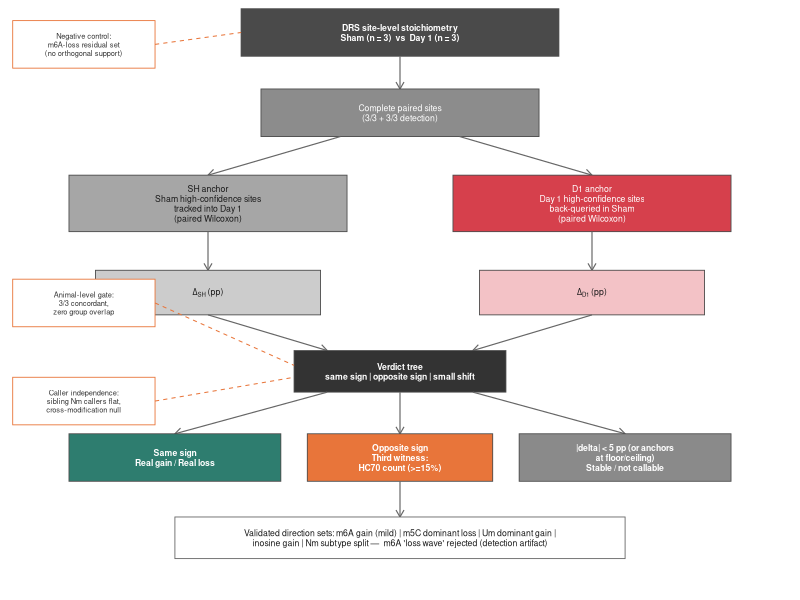
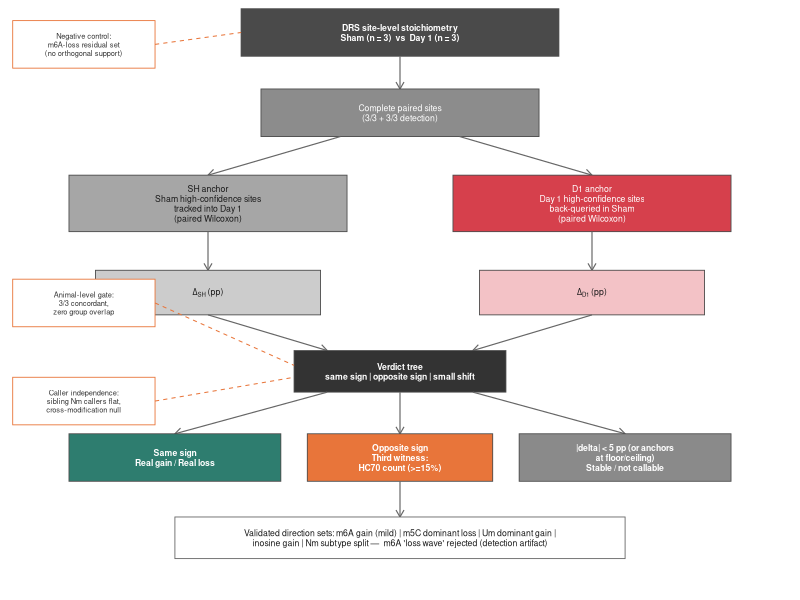

Generate these figures, in order, with R:
# =============================================================================
# Arbitration flow schematic (supplement candidate)
# 2026-09-27 — one-page visual summary of the dual-anchor arbitration framework:
# input -> complete paired sites -> two anchors -> verdict tree -> outputs,
# with the three robustness gates shown as side checkpoints.
# English labels (submission-ready). Arial 7pt-ish, cairo_pdf.
# Output: output/FigSX_Arbitration_Flow.{pdf,png}
# =============================================================================
Sys.setlocale("LC_ALL", "C.utf8")
suppressPackageStartupMessages(library(ggplot2))

out_dir <- "/mnt/d/desktop/DRS/DRS_TechShowcase/fig3_8mod_spatial/output"

# palette
c_in   <- "#4A4A4A"  # input grey (Sham canonical)
c_d1   <- "#D6404C"  # Day1 canonical red
c_gain <- "#D6404C"
c_loss <- "#2E7D6F"
c_stab <- "#8A8A8A"
c_gate <- "#E8753A"  # Day3 orange for side gates
c_bg   <- "white"

box <- function(x0, x1, y0, y1, label, fill, col = "grey30", tc = "white",
                size = 2.2, bold = FALSE) {
  list(
    annotate("rect", xmin = x0, xmax = x1, ymin = y0, ymax = y1,
             fill = fill, color = col, linewidth = 0.3),
    annotate("text", x = (x0 + x1) / 2, y = (y0 + y1) / 2, label = label,
             color = tc, size = size, fontface = if (bold) "bold" else "plain",
             lineheight = 0.95)
  )
}
arrow <- function(x0, y0, x1, y1, col = "grey40", curved = 0) {
  annotate("segment", x = x0, y = y0, xend = x1, yend = y1, color = col,
           linewidth = 0.4, arrow = grid::arrow(length = unit(0.08, "inches")))
}

p <- ggplot() +
  coord_cartesian(xlim = c(0, 12), ylim = c(0, 10), expand = FALSE) +

  # ---- main vertical flow ---------------------------------------------------
  box(3.6, 8.4, 9.1, 9.9,
      "DRS site-level stoichiometry\nSham (n = 3)  vs  Day 1 (n = 3)",
      c_in, bold = TRUE) +
  arrow(6, 9.1, 6, 8.55) +
  box(3.9, 8.1, 7.75, 8.55,
      "Complete paired sites\n(3/3 + 3/3 detection)",
      "grey55") +
  arrow(5.1, 7.75, 3.1, 7.1) +
  arrow(6.9, 7.75, 8.9, 7.1) +

  # two anchors
  box(1.0, 5.2, 6.15, 7.1,
      "SH anchor\nSham high-confidence sites\ntracked into Day 1\n(paired Wilcoxon)",
      "grey65", tc = "grey10") +
  box(6.8, 11.0, 6.15, 7.1,
      "D1 anchor\nDay 1 high-confidence sites\nback-queried in Sham\n(paired Wilcoxon)",
      c_d1, tc = "white") +
  arrow(3.1, 6.15, 3.1, 5.5) +
  arrow(8.9, 6.15, 8.9, 5.5) +

  # deltas converge
  box(1.4, 4.8, 4.75, 5.5, expression(Delta[SH]~"(pp)"), "grey80", tc = "grey10") +
  box(7.2, 10.6, 4.75, 5.5, expression(Delta[D1]~"(pp)"), "#f3c2c6", tc = "grey10") +
  arrow(3.1, 4.75, 4.9, 4.15) +
  arrow(8.9, 4.75, 7.1, 4.15) +

  # verdict tree
  box(4.4, 7.6, 3.45, 4.15,
      "Verdict tree\nsame sign | opposite sign | small shift",
      "grey20", bold = TRUE) +

  arrow(4.9, 3.45, 2.6, 2.75) +
  arrow(6.0, 3.45, 6.0, 2.75) +
  arrow(7.1, 3.45, 9.4, 2.75) +
  box(1.0, 4.2, 1.95, 2.75,
      "Same sign\nReal gain / Real loss",
      c_loss, bold = TRUE) +
  box(4.6, 7.4, 1.95, 2.75,
      "Opposite sign\nThird witness:\nHC70 count (>=15%)",
      c_gate, bold = TRUE) +
  box(7.8, 11.0, 1.95, 2.75,
      "|delta| < 5 pp (or anchors\nat floor/ceiling)\nStable / not callable",
      c_stab, bold = TRUE) +
  arrow(6.0, 1.95, 6.0, 1.35) +

  # outputs
  box(2.6, 9.4, 0.65, 1.35,
      "Validated direction sets: m6A gain (mild) | m5C dominant loss | Um dominant gain |\ninosine gain | Nm subtype split —  m6A 'loss wave' rejected (detection artifact)",
      c_bg, col = "grey40", tc = "grey10", size = 2.2) +

  # ---- side gates (robustness) ----------------------------------------------
  box(0.15, 2.3, 8.9, 9.7, "Negative control:\nm6A-loss residual set\n(no orthogonal support)",
      "white", col = c_gate, tc = "grey20", size = 1.9) +
  box(0.15, 2.3, 4.55, 5.35, "Animal-level gate:\n3/3 concordant,\nzero group overlap",
      "white", col = c_gate, tc = "grey20", size = 1.9) +
  box(0.15, 2.3, 2.9, 3.7, "Caller independence:\nsibling Nm callers flat,\ncross-modification null",
      "white", col = c_gate, tc = "grey20", size = 1.9) +
  annotate("text", x = 1.22, y = 10.0 + 0, label = "", size = 1) +  # spacer
  annotate("segment", x = 2.3, y = 9.3, xend = 3.6, yend = 9.5,
           color = c_gate, linewidth = 0.35, linetype = 2) +
  annotate("segment", x = 2.3, y = 4.95, xend = 4.4, yend = 3.9,
           color = c_gate, linewidth = 0.35, linetype = 2) +
  annotate("segment", x = 2.3, y = 3.3, xend = 4.4, yend = 3.7,
           color = c_gate, linewidth = 0.35, linetype = 2) +

  theme_void() +
  theme(plot.margin = margin(2, 2, 2, 2))

ggsave(file.path(out_dir, "FigSX_Arbitration_Flow.pdf"), p,
       width = 7.2, height = 5.6, device = cairo_pdf)
ggsave(file.path(out_dir, "FigSX_Arbitration_Flow.png"), p,
       width = 7.2, height = 5.6, dpi = 600)
cat("written:", file.path(out_dir, "FigSX_Arbitration_Flow.{pdf,png}"), "\n")
